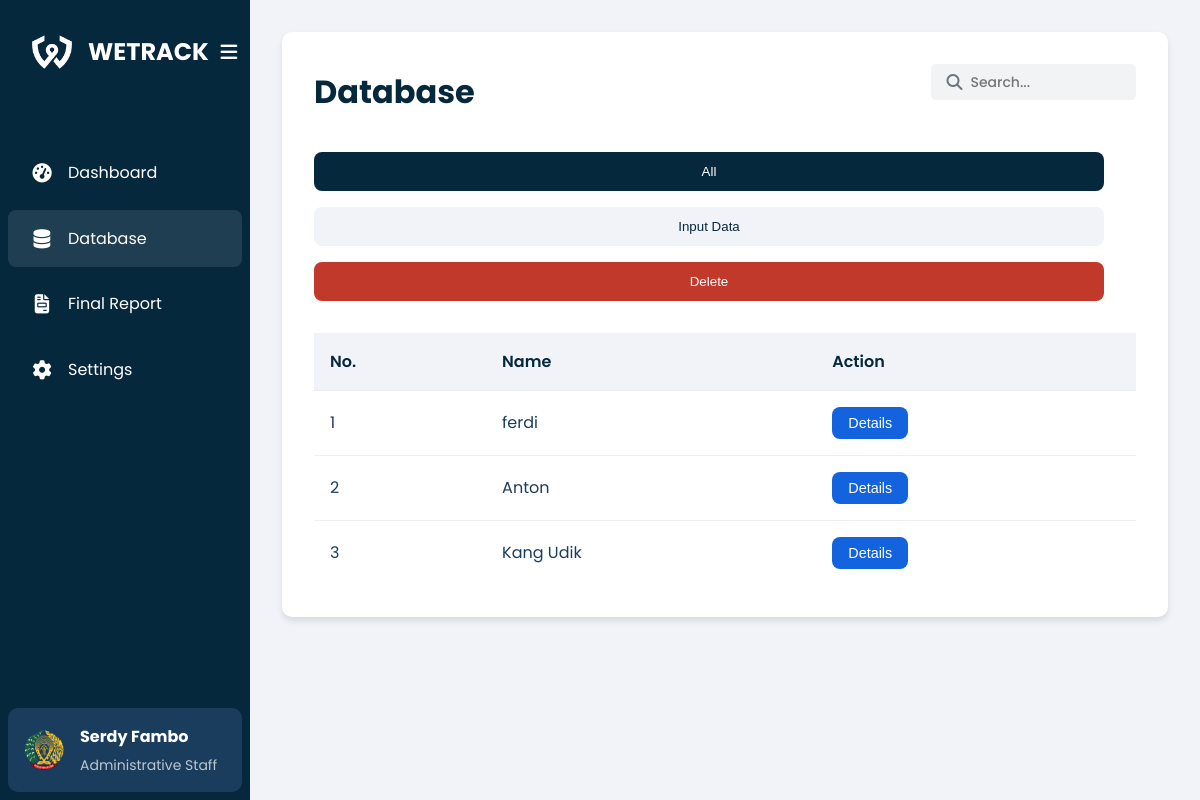
The app's page /lapas/pages/data.php, older data.
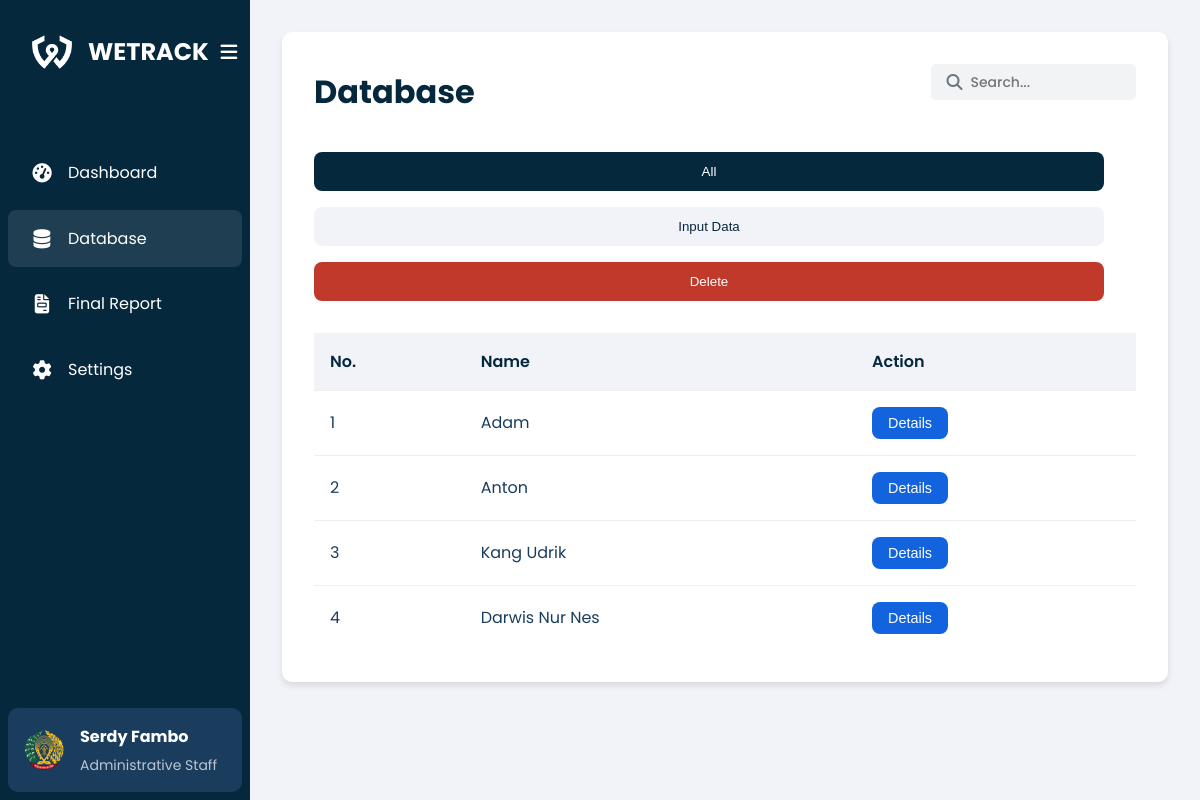
The same page, newer data.
### tables this page shows
CREATE TABLE `mantan_narapidana` (
  `id` int(11) NOT NULL,
  `fileInput` varchar(255) DEFAULT NULL,
  `nik` varchar(20) DEFAULT NULL,
  `nrt` varchar(20) DEFAULT NULL,
  `nama` varchar(100) DEFAULT NULL,
  `dateBirth` date DEFAULT NULL,
  `address` text DEFAULT NULL,
  `gender` enum('male','female') DEFAULT NULL,
  `nationality` varchar(100) DEFAULT NULL,
  `crime` enum('TwA','Ot','Fraud','Assault','NO','Embezzlement','MvT','Robbery','Brawling') DEFAULT NULL,
  `case` text DEFAULT NULL,
  `punishment` varchar(100) DEFAULT NULL,
  `releaseDate` date DEFAULT NULL,
  `report` text DEFAULT NULL,
  `action` tinyint(1) DEFAULT NULL COMMENT '1 for accept, 0 for reject',
  `created_at` timestamp NOT NULL DEFAULT current_timestamp(),
  `prisoner_type` enum('houseArrest','cityPrisoner') DEFAULT NULL,
  `radiusFence` float DEFAULT NULL,
  `centerLat` float DEFAULT NULL,
  `centerLng` float DEFAULT NULL,
  `city_district` varchar(100) DEFAULT NULL,
  `last_login` timestamp NOT NULL DEFAULT current_timestamp() ON UPDATE current_timestamp()
);

### lapas/pages/data.php (the view, shortened to what this page needs)
<?php
require_once 'utils/activity_logger.php';
?>
<!DOCTYPE html>
<html lang="en">
<head>
    <link rel="stylesheet" type="text/css" href="/wetrack/lapas/css/data.css">
    <link rel="stylesheet" href="https://cdnjs.cloudflare.com/ajax/libs/font-awesome/6.4.0/css/all.min.css">
</head>
<body>
    <div class="container">
        <aside class="sidebar">
            <div class="sidebar-header">
                <div class="logo">
                    <img src="/wetrack/Lapas/Image/wetrack-logo-white.png" alt="WETRACK Logo">
                    <h1 class="logo-text">WETRACK</h1>
                </div>
                <button id="toggle-sidebar" class="toggle-sidebar">
                    <i class="fas fa-bars"></i>
                </button>
            </div>
            <nav class="nav-links">
                <ul>
                    <li><a href="/wetrack/lapas/pages/home.php"><i class="fas fa-tachometer-alt"></i>
                            <span>Dashboard</span></a></li>
                    <li class="active"><a href="/wetrack/Lapas/pages/data.php"><i class="fas fa-database"></i>
                            <span>Database</span></a></li>
                    <li><a href="/wetrack/Lapas/pages/Laporan.php"><i class="fas fa-file-invoice"></i><span>Final
                                Report</span></a></li>
                    <li><a href="/wetrack/Lapas/pages/setting.php"><i class="fas fa-cog"></i>
                            <span>Settings</span></a></li>
                </ul>
            </nav>
            <div class="user-profile">
                <img src="/wetrack/Lapas/Image/lapas-logo.png" alt="Profile picture" width="40" height="40">
                <div class="user-info">
                    <h2>Serdy Fambo</h2>
                    <p>Administrative Staff</p>
                </div>
            </div>
        </aside>
        <main class="content">
            <div class="content-container">
                <div class="content-header">
                    <h1>Database</h1>
                    <div class="search-bar">
                        <i class="fas fa-search"></i>
                        <input type="text" id="searchInput" placeholder="Search...">
                    </div>
                </div>
                <div class="button-group">
                    <button class="btn btn-primary" id="showTableBtn">All</button>
                    <button class="btn btn-secondary" id="showInputBtn">Input Data</button>
                    <button class="delete-btn" id="delete-btn">Delete</button>
                </div>
                <div class="table-container">
                    <table>
                        <thead>
                            <tr>
                                <th>No.</th>
                                <th>Name</th>
                                <th>Action</th>
                            </tr>
                        </thead>
                        <tbody>
                            <?php
                            $result = mysqli_query($conn, "SELECT mn.id, mn.nama
                               FROM mantan_narapidana mn
                               LEFT JOIN final_report fr ON mn.nik = fr.nik AND mn.nrt = fr.nrt
                               WHERE fr.id IS NULL
                               ORDER BY mn.id ASC");
                            $i = 1;
                            while ($row = mysqli_fetch_assoc($result)) {
                                echo "<tr>";
                                echo "<td>" . $i . "</td>";
                                echo "<td>" . $row['nama'] . "</td>";
                                echo "<td><button class='btn btn-action' data-id='" . $row['id'] . "'>Details</button> </td>";
                                echo "</tr>";
                                $i++;
                            }
                            ?>
                        </tbody>
                    </table>
                </div>
            </div>
        </main>
    </div>
</body>
</html>

### lapas/css/data.css (style rules this page uses)
:root { --primary-color: #06283D; --secondary-color: #1363DF; --background-color: #f1f3f8; --card-color: #ffffff; --accent-color: #f39c12; --text-color: #1a3d5e; --success-color: #27ae60; --danger-color: #e74c3c; --warning-color: #f1c40f; }
* { margin: 0; padding: 0; box-sizing: border-box; }
body { font-family: 'Poppins', sans-serif; background-color: var(--background-color); color: var(--text-color); line-height: 1.6; }
.container { display: flex; min-height: 100vh; }
.sidebar { width: 250px; background: var(--primary-color); color: white; padding: 0.5rem; display: flex; flex-direction: column; transition: width 0.3s ease-in-out; position: fixed; top: 0; left: 0; height: 100vh; overflow-y: auto; z-index: 100; }
.sidebar-header { position: relative; display: flex; justify-content: space-between; align-items: center; padding: 1.5rem; margin-bottom: 2rem; }
.logo { display: flex; align-items: center; gap: 1rem; }
.logo img { width: 40px; height: 40px; flex-shrink: 0; }
.logo-text { font-size: 1.5rem; font-weight: 700; transition: opacity 0.3s ease-in-out; }
.toggle-sidebar { background: transparent; border: none; color: white; font-size: 1.2rem; cursor: pointer; padding: 0.5rem; display: flex; align-items: center; justify-content: center; width: 40px; height: 40px; flex-shrink: 0; }
.nav-links { margin-top: 1rem; }
.nav-links ul { list-style: none; display: flex; flex-direction: column; gap: 0.5rem; }
.nav-links li a { text-decoration: none; color: white; display: flex; align-items: center; padding: 1rem 1.5rem; gap: 1rem; transition: background-color 0.3s ease; }
.nav-links li.active a, .nav-links a:hover { background: rgba(255, 255, 255, 0.1); border-radius: 8px; }
.nav-links a i { font-size: 1.2rem; width: 20px; text-align: center; }
.user-profile { margin-top: auto; display: flex; align-items: center; padding: 1rem; background-color: #1a3d5e; border-radius: 10px; transition: all 0.3s ease-in-out; }
.user-profile img { width: 40px; height: 40px; border-radius: 50%; margin-right: 1rem; transition: margin 0.3s ease-in-out; }
.user-info { transition: opacity 0.3s ease-in-out, width 0.3s ease-in-out; }
.user-info h2 { font-size: 1rem; margin-bottom: 0.25rem; }
.user-info p { font-size: 0.875rem; opacity: 0.7; }
.content { flex: 1; padding: 2rem; margin-left: 250px; overflow-y: auto; }
.content-container { background-color: var(--card-color); border-radius: 10px; padding: 2rem; min-height: 350px; box-shadow: 0 4px 6px rgba(0, 0, 0, 0.1); }
.content-header { display: flex; justify-content: space-between; align-items: center; margin-bottom: 2rem; }
.content-header h1 { font-size: 2rem; color: var(--primary-color); }
.search-bar { position: relative; display: flex; align-items: center; background-color: #f1f3f5; border-radius: 5px; padding: 5px 15px; width: 25%; margin-bottom: 20px; }
.search-bar input { border: none; background: transparent; margin-left: 25px; font-size: 14px; }
.search-bar i { position: absolute; left: 1rem; top: 50%; transform: translateY(-50%); color: #999; }
.search-bar i { color: #6c757d; }
.button-group { display: flex; flex-direction: column; gap: 1rem; margin-bottom: 2rem; margin-right: 2rem; }
.btn, .delete-btn { padding: 0.75rem 1.5rem; border: none; border-radius: 8px; font-weight: 500; cursor: pointer; transition: background-color 0.3s ease; }
.btn-primary { background-color: var(--primary-color); color: white; }
.btn-secondary { background-color: var(--background-color); color: var(--primary-color); }
.btn-action { background-color: var(--secondary-color); color: white; padding: 0.5rem 1rem; font-size: 0.9rem; }
.table-container { overflow-x: auto; }
table { width: 100%; border-collapse: collapse; }
th, td { padding: 1rem; text-align: left; border-bottom: 1px solid #eee; }
th { background-color: var(--background-color); color: var(--primary-color); font-weight: 600; }
tr:last-child td { border-bottom: none; }
.delete-btn, .report-btn { background-color: var(--danger-color); color: white; }
.delete-btn, .report-btn:hover { background-color: #c0392b; }

Row changes from the older to the newer data that the page shows:
removed mantan_narapidana: nama "ferdi"
removed mantan_narapidana: nama "Kang Udik"
added mantan_narapidana: nama "Adam"
added mantan_narapidana: nama "Kang Udrik"
added mantan_narapidana: nama "Darwis Nur Nes"
